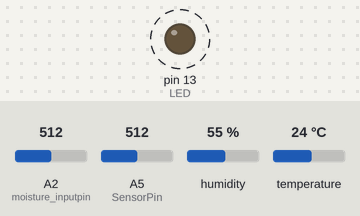
Simulated run of this sketch. Board: Arduino Uno, built with avr-gcc and run on an emulated ATmega328P. On the bench: output pins drawn as LEDs (lit = HIGH). Dashed ring = blinking. Inputs (shaded band) come from the test bench; at power-on: A2 (moisture_inputpin) = 512, A5 (SensorPin) = 512, humidity 55 %, temperature 24 °C. What the sketch prints to the serial monitor is not drawn.

Above: at 0.5 s.
Timing chart, 0 to 4.7 s (numbered marks = the images above):
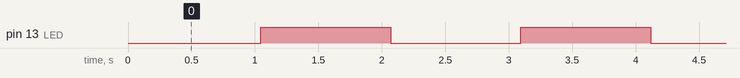

Measured:
- by itself, pin 13 (LED): alternates HIGH for 1.0 s and LOW for 1.0 s

The sketch:

IoT_Device_Code.ino
```cpp
#include <SimpleDHT.h>
int pinDHT11 = 2;
SimpleDHT11 dht11;

//For pH_Sensor:
#define SensorPin A5            //pH meter Analog output to Arduino Analog Input 5
#define Offset 0.00            //deviation compensate
#define LED 13
#define samplingInterval 20
#define printInterval 800
#define ArrayLenth  40    //times of collection
int pHArray[ArrayLenth];   //Store the average value of the sensor feedback
int pHArrayIndex=0;
float pH;


//For Soil Moisture Sensor:
int moisture_inputpin = A2;
int moisture;


//String for final Output:
String final_output;


void setup() {
  // put your setup code here, to run once:
  pinMode(LED,OUTPUT);

  Serial.begin(9600);

}


void loop() {

  // put your main code here, to run repeatedly:


  //Code for DHT11 to get Temperature and Humidity:
  byte temperature = 0;
  byte humidity = 0;
  int err = SimpleDHTErrSuccess;
  if ((err = dht11.read(pinDHT11, &temperature, &humidity, NULL)) != SimpleDHTErrSuccess) {
    //Serial.print("Read DHT11 failed, err="); Serial.println(err);
    delay(1000);
    return;
  }
  //Serial.print("Sample OK: ");
  //Serial.print((int)temperature); Serial.print(" *C, ");
  //Serial.print((int)humidity); Serial.println(" H");
  //Code for DHT11 Ends....

  //Getting the pH_Value:
  pH = calculate_pH();
  //Serial.print("pH = ");
  //Serial.println(pH);

  //Getting the moisture percentage:
  moisture = calculate_moisture();
  //Serial.print("Moisture = ");
  //Serial.print(moisture);
  //Serial.println("%");

  final_output = String(moisture) + '|' + String(pH) + '|' + String(humidity) + '|' + String(temperature);
  Serial.print(final_output);
  delay(1000);

}

int calculate_moisture()
{
  int moisture_input = analogRead(moisture_inputpin);
  //Serial.println("Input Moisture Value = ");
  //Serial.println(moisture_input);
  moisture_input = map(moisture_input, 0, 1023, 100, 0);
  return moisture_input;
}


//Function that calculates and returns the pH
//Note that it takes a few seconds to display the actual pH Value
float calculate_pH()
{
  static unsigned long samplingTime = millis();
  static unsigned long printTime = millis();
  static float pHValue,voltage;
  if(millis()-samplingTime > samplingInterval)
  {
      pHArray[pHArrayIndex++]=analogRead(SensorPin);
      if(pHArrayIndex==ArrayLenth)pHArrayIndex=0;
      voltage = avergearray(pHArray, ArrayLenth)*5.0/1024;
      pHValue = 3.5*voltage+Offset;
      samplingTime=millis();
  }
  if(millis() - printTime > printInterval)   //Every 800 milliseconds, print a numerical, convert the state of the LED indicator
  {
  //Serial.print("Voltage:");
        //Serial.print(voltage,2);
        //Serial.print("    pH value: ");
  //Serial.println(pHValue,2);
        digitalWrite(LED,digitalRead(LED)^1);
        printTime=millis();
        return pHValue;
  }
}

//Function required for the calculation of pH
double avergearray(int* arr, int number){
  int i;
  int max,min;
  double avg;
  long amount=0;
  if(number<=0){
    //Serial.println("Error number for the array to avraging!/n");
    return 0;
  }
  if(number<5){   //less than 5, calculated directly statistics
    for(i=0;i<number;i++){
      amount+=arr[i];
    }
    avg = amount/number;
    return avg;
  }else{
    if(arr[0]<arr[1]){
      min = arr[0];max=arr[1];
    }
    else{
      min=arr[1];max=arr[0];
    }
    for(i=2;i<number;i++){
      if(arr[i]<min){
        amount+=min;        //arr<min
        min=arr[i];
      }else {
        if(arr[i]>max){
          amount+=max;    //arr>max
          max=arr[i];
        }else{
          amount+=arr[i]; //min<=arr<=max
        }
      }//if
    }//for
    avg = (double)amount/(number-2);
  }//if
  return avg / 2.13;
}
```
